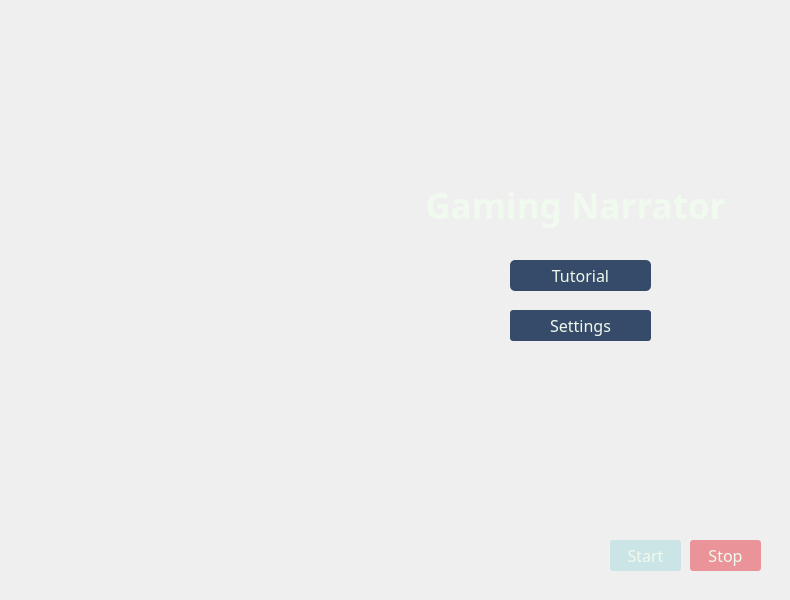
<?xml version="1.0" encoding="UTF-8"?>
<ui version="4.0">
 <class>Narrator</class>
 <widget class="QWidget" name="Narrator">
  <property name="geometry">
   <rect>
    <x>0</x>
    <y>0</y>
    <width>790</width>
    <height>600</height>
   </rect>
  </property>
  <property name="minimumSize">
   <size>
    <width>790</width>
    <height>600</height>
   </size>
  </property>
  <property name="maximumSize">
   <size>
    <width>790</width>
    <height>600</height>
   </size>
  </property>
  <property name="windowTitle">
   <string>Gaming Narrator</string>
  </property>
  <property name="windowIcon">
   <iconset>
    <normaloff>../assets/logo.png</normaloff>../assets/logo.png</iconset>
  </property>
  <widget class="QWidget" name="widget" native="true">
   <property name="geometry">
    <rect>
     <x>0</x>
     <y>0</y>
     <width>800</width>
     <height>600</height>
    </rect>
   </property>
   <property name="minimumSize">
    <size>
     <width>800</width>
     <height>600</height>
    </size>
   </property>
   <property name="maximumSize">
    <size>
     <width>800</width>
     <height>600</height>
    </size>
   </property>
   <property name="styleSheet">
    <string notr="true"/>
   </property>
   <widget class="QLabel" name="label_bg">
    <property name="geometry">
     <rect>
      <x>-10</x>
      <y>0</y>
      <width>800</width>
      <height>600</height>
     </rect>
    </property>
    <property name="minimumSize">
     <size>
      <width>800</width>
      <height>600</height>
     </size>
    </property>
    <property name="maximumSize">
     <size>
      <width>800</width>
      <height>600</height>
     </size>
    </property>
    <property name="styleSheet">
     <string notr="true">border-image: url(:/a/final.png);</string>
    </property>
    <property name="text">
     <string/>
    </property>
    <property name="pixmap">
     <pixmap>:/assests/assests/final.png</pixmap>
    </property>
   </widget>
   <widget class="QPushButton" name="b_settings">
    <property name="geometry">
     <rect>
      <x>510</x>
      <y>310</y>
      <width>141</width>
      <height>31</height>
     </rect>
    </property>
    <property name="font">
     <font>
      <family>Bahnschrift SemiLight SemiConde</family>
      <pointsize>12</pointsize>
     </font>
    </property>
    <property name="styleSheet">
     <string notr="true">QPushButton#b_settings{
	background-color: rgba(29, 53, 87, 225);
	color:rgba(241, 250, 238);
	border-radius: 3px;
}
QPushButton#b_settings:hover{
	background-color: rgba(29, 53, 87, 128)
}</string>
    </property>
    <property name="text">
     <string>Settings</string>
    </property>
   </widget>
   <widget class="QPushButton" name="b_tutorial">
    <property name="geometry">
     <rect>
      <x>510</x>
      <y>260</y>
      <width>141</width>
      <height>31</height>
     </rect>
    </property>
    <property name="font">
     <font>
      <family>Bahnschrift SemiLight SemiConde</family>
      <pointsize>12</pointsize>
     </font>
    </property>
    <property name="styleSheet">
     <string notr="true">QPushButton#b_tutorial{
	background-color: rgba(29, 53, 87, 225);
	color:rgb(241, 250, 238);
	border-radius: 5px;
}

QPushButton#b_tutorial:hover{
	background-color: rgba(29, 53, 87, 128)
}
</string>
    </property>
    <property name="text">
     <string>Tutorial</string>
    </property>
   </widget>
   <widget class="QPushButton" name="b_start">
    <property name="geometry">
     <rect>
      <x>610</x>
      <y>540</y>
      <width>71</width>
      <height>31</height>
     </rect>
    </property>
    <property name="font">
     <font>
      <family>Bahnschrift SemiLight SemiConde</family>
      <pointsize>12</pointsize>
     </font>
    </property>
    <property name="styleSheet">
     <string notr="true">QPushButton#b_start{
	background-color: rgba(168, 218, 220, 128);
	color:rgba(241, 250, 238);
	border-radius: 3px;
}

QPushButton#b_start:hover{
	background-color: rgba(168, 255, 220, 255)
}</string>
    </property>
    <property name="text">
     <string>Start</string>
    </property>
   </widget>
   <widget class="QPushButton" name="b_stop">
    <property name="geometry">
     <rect>
      <x>690</x>
      <y>540</y>
      <width>71</width>
      <height>31</height>
     </rect>
    </property>
    <property name="font">
     <font>
      <family>Bahnschrift SemiLight SemiConde</family>
      <pointsize>12</pointsize>
     </font>
    </property>
    <property name="styleSheet">
     <string notr="true">QPushButton#b_stop{
	background-color: rgba(230, 57, 70, 128);
	color:rgb(241, 250, 238);
	border-radius: 3px;
}
QPushButton#b_stop:hover{
	background-color: rgba(230, 57, 70, 255)
}</string>
    </property>
    <property name="text">
     <string>Stop</string>
    </property>
   </widget>
   <widget class="QLabel" name="label_title">
    <property name="geometry">
     <rect>
      <x>400</x>
      <y>170</y>
      <width>351</width>
      <height>71</height>
     </rect>
    </property>
    <property name="font">
     <font>
      <family>Bahnschrift SemiLight SemiConde</family>
      <pointsize>26</pointsize>
      <weight>75</weight>
      <bold>true</bold>
      <underline>false</underline>
     </font>
    </property>
    <property name="styleSheet">
     <string notr="true">color: rgb(241, 250, 238);</string>
    </property>
    <property name="text">
     <string>Gaming Narrator</string>
    </property>
    <property name="alignment">
     <set>Qt::AlignCenter</set>
    </property>
   </widget>
  </widget>
 </widget>
 <resources>
  <include location="qt.qrc"/>
 </resources>
 <connections/>
</ui>
